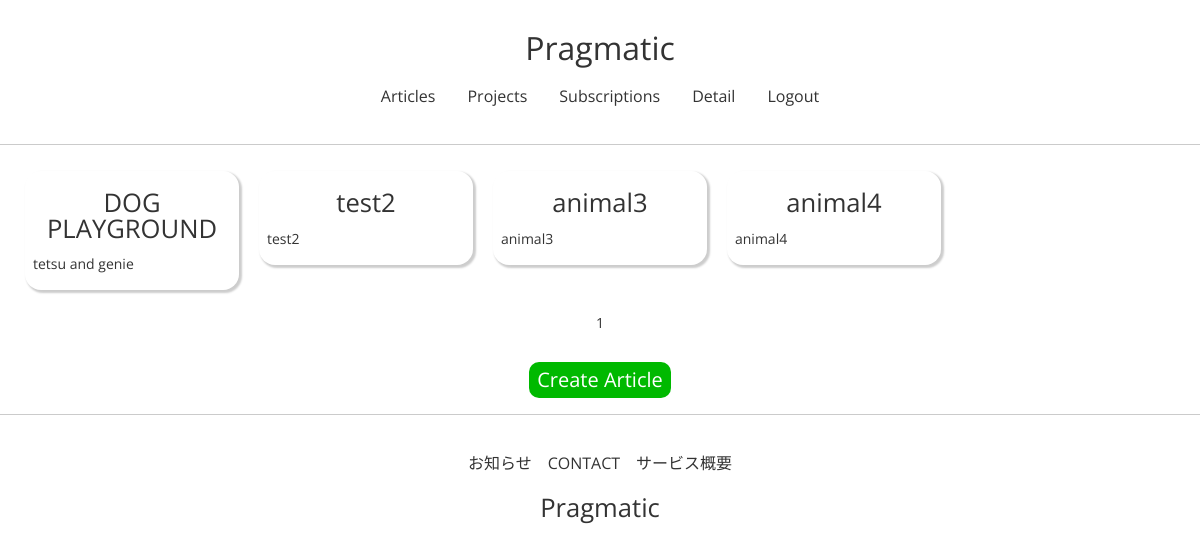
Page /subscriptions/list/ (signed in) on the earlier database version.
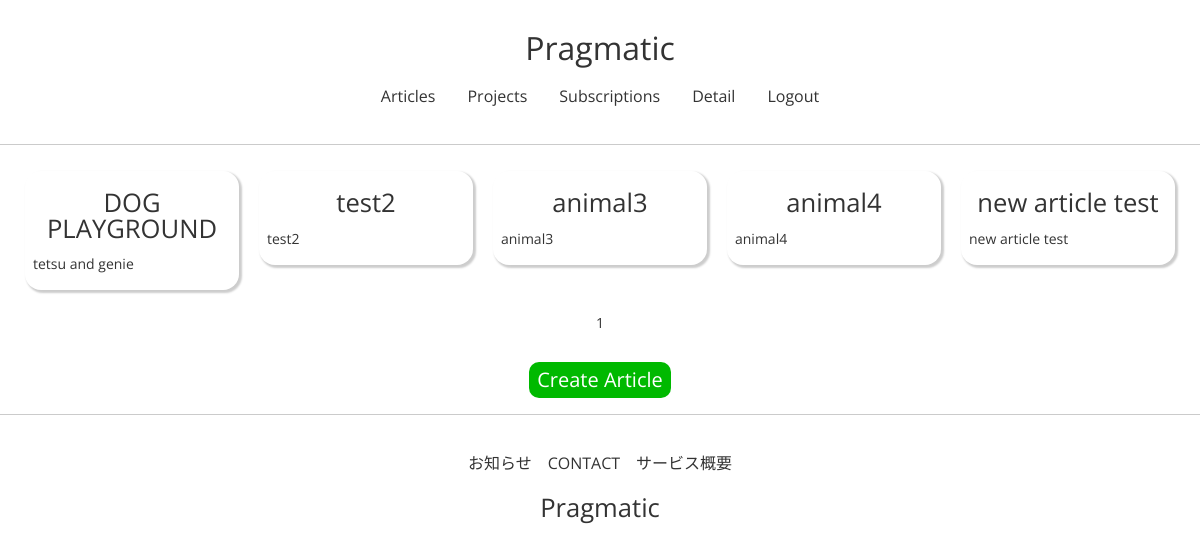
Same page on the later database version.
### articleapp/models.py (models this page shows)
class Article(models.Model):
    writer = models.ForeignKey(
        User, on_delete=models.SET_NULL, related_name='article', null=True)
    project = models.ForeignKey(
        Project, on_delete=models.SET_NULL, related_name='article', null=True)
    title = models.CharField(max_length=200, null=True)
    image = models.ImageField(upload_to='article/', null=False)
    content = models.TextField(null=True)
    created_at = models.DateField(auto_now_add=True, null=True)

### subscribeapp/views.py (the view)
# urls.py: path('list/', SubscriptionListView.as_view(), name='list'),
class SubscriptionListView(ListView):
    model = Article
    context_object_name = 'article_list'
    template_name = 'subscribeapp/list.html'
    paginate_by = 10
    def get_queryset(self):
        projects = Subscription.objects.filter(user=self.request.user).values_list('project')
        article_list = Article.objects.filter(project__in=projects)
        return article_list

### subscribeapp/templates/subscribeapp/list.html
{% extends 'base.html' %}
{% load static %}
{% block content %}
{% include 'snippets/related_list.html' with article_list=article_list %}
{% endblock %}

### templates/snippets/related_list.html
{% load static %}
{% block content %}
<section class="related-section">
    {% if article_list %}
    <div class="wf-container">
        {% for article in article_list %}
            <div class="wf-box">
                <a href="{% url 'articleapp:detail' pk=article.pk %}">
                {% include 'snippets/card.html' with article=article %}
                </a>
            </div>
        {% endfor %}
    </div>
    {% else %}
    <div style="text-align:center">
        <h2>No Article</h2>
    </div>
    {% endif %}
    {% include 'snippets/pagination.html' with page_obj=page_obj %}
    <a href="{% url 'articleapp:create' %}" class="submit-btn">Create Article</a>
</section>
{% endblock %}

### templates/snippets/card.html (shortened to what this page needs)
{%if article_list %}
<div class="content">
    <h3>{{ article.title | truncatechars:16 }}</h3>
    <p>{{ article.content | safe | truncatechars:30 }}</p>
</div>
{% endif %}

Differences in the rows shown:
added Article: title "new article test", content "new article test"
